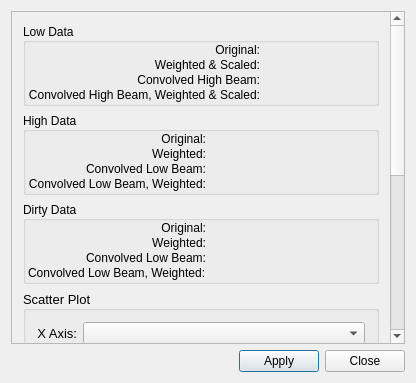
<?xml version="1.0" encoding="UTF-8"?>
<ui version="4.0">
 <class>PreferencesColorClass</class>
 <widget class="QDialog" name="PreferencesColorClass">
  <property name="geometry">
   <rect>
    <x>0</x>
    <y>0</y>
    <width>416</width>
    <height>383</height>
   </rect>
  </property>
  <property name="windowTitle">
   <string>PreferencesColor</string>
  </property>
  <layout class="QVBoxLayout" name="verticalLayout_2">
   <item>
    <widget class="QScrollArea" name="scrollArea">
     <property name="sizePolicy">
      <sizepolicy hsizetype="Preferred" vsizetype="Expanding">
       <horstretch>0</horstretch>
       <verstretch>0</verstretch>
      </sizepolicy>
     </property>
     <property name="horizontalScrollBarPolicy">
      <enum>Qt::ScrollBarAlwaysOff</enum>
     </property>
     <property name="widgetResizable">
      <bool>true</bool>
     </property>
     <widget class="QWidget" name="scrollAreaWidgetContents">
      <property name="geometry">
       <rect>
        <x>0</x>
        <y>0</y>
        <width>378</width>
        <height>747</height>
       </rect>
      </property>
      <layout class="QVBoxLayout" name="verticalLayout">
       <item>
        <widget class="QGroupBox" name="groupBox_6">
         <property name="title">
          <string>Low Data</string>
         </property>
         <property name="alignment">
          <set>Qt::AlignLeading|Qt::AlignLeft|Qt::AlignVCenter</set>
         </property>
         <layout class="QGridLayout" name="gridLayout">
          <property name="leftMargin">
           <number>2</number>
          </property>
          <property name="topMargin">
           <number>0</number>
          </property>
          <property name="rightMargin">
           <number>2</number>
          </property>
          <property name="bottomMargin">
           <number>1</number>
          </property>
          <property name="spacing">
           <number>1</number>
          </property>
          <item row="0" column="0">
           <widget class="QLabel" name="label_2">
            <property name="text">
             <string>Original:</string>
            </property>
            <property name="alignment">
             <set>Qt::AlignRight|Qt::AlignTrailing|Qt::AlignVCenter</set>
            </property>
           </widget>
          </item>
          <item row="0" column="1">
           <widget class="QWidget" name="lowOriginalPreferences" native="true"/>
          </item>
          <item row="1" column="0">
           <widget class="QLabel" name="label_5">
            <property name="text">
             <string>Weighted &amp; Scaled:</string>
            </property>
            <property name="alignment">
             <set>Qt::AlignRight|Qt::AlignTrailing|Qt::AlignVCenter</set>
            </property>
           </widget>
          </item>
          <item row="1" column="1">
           <widget class="QWidget" name="lowWeightedPreferences" native="true"/>
          </item>
          <item row="2" column="0">
           <widget class="QLabel" name="label_7">
            <property name="text">
             <string>Convolved High Beam:</string>
            </property>
            <property name="alignment">
             <set>Qt::AlignRight|Qt::AlignTrailing|Qt::AlignVCenter</set>
            </property>
           </widget>
          </item>
          <item row="2" column="1">
           <widget class="QWidget" name="lowConvolvedHighPreferences" native="true"/>
          </item>
          <item row="3" column="0">
           <widget class="QLabel" name="label_9">
            <property name="text">
             <string>Convolved High Beam, Weighted &amp; Scaled:</string>
            </property>
            <property name="alignment">
             <set>Qt::AlignRight|Qt::AlignTrailing|Qt::AlignVCenter</set>
            </property>
           </widget>
          </item>
          <item row="3" column="1">
           <widget class="QWidget" name="lowConvolvedHighWeightedPreferences" native="true"/>
          </item>
         </layout>
        </widget>
       </item>
       <item>
        <widget class="QGroupBox" name="groupBox_7">
         <property name="title">
          <string>High Data</string>
         </property>
         <property name="alignment">
          <set>Qt::AlignLeading|Qt::AlignLeft|Qt::AlignVCenter</set>
         </property>
         <layout class="QGridLayout" name="gridLayout_4">
          <property name="leftMargin">
           <number>2</number>
          </property>
          <property name="topMargin">
           <number>0</number>
          </property>
          <property name="rightMargin">
           <number>2</number>
          </property>
          <property name="bottomMargin">
           <number>1</number>
          </property>
          <property name="spacing">
           <number>1</number>
          </property>
          <item row="0" column="0">
           <widget class="QLabel" name="label_12">
            <property name="text">
             <string>Original:</string>
            </property>
            <property name="alignment">
             <set>Qt::AlignRight|Qt::AlignTrailing|Qt::AlignVCenter</set>
            </property>
           </widget>
          </item>
          <item row="0" column="1">
           <widget class="QWidget" name="highOriginalPreferences" native="true"/>
          </item>
          <item row="1" column="0">
           <widget class="QLabel" name="label_13">
            <property name="text">
             <string>Weighted:</string>
            </property>
            <property name="alignment">
             <set>Qt::AlignRight|Qt::AlignTrailing|Qt::AlignVCenter</set>
            </property>
           </widget>
          </item>
          <item row="1" column="1">
           <widget class="QWidget" name="highWeightedPreferences" native="true"/>
          </item>
          <item row="2" column="0">
           <widget class="QLabel" name="label_14">
            <property name="text">
             <string>Convolved Low Beam:</string>
            </property>
            <property name="alignment">
             <set>Qt::AlignRight|Qt::AlignTrailing|Qt::AlignVCenter</set>
            </property>
           </widget>
          </item>
          <item row="2" column="1">
           <widget class="QWidget" name="highConvolvedLowPreferences" native="true"/>
          </item>
          <item row="3" column="0">
           <widget class="QLabel" name="label_19">
            <property name="text">
             <string>Convolved Low Beam, Weighted:</string>
            </property>
            <property name="alignment">
             <set>Qt::AlignRight|Qt::AlignTrailing|Qt::AlignVCenter</set>
            </property>
           </widget>
          </item>
          <item row="3" column="1">
           <widget class="QWidget" name="highConvolvedLowWeightedPreferences" native="true"/>
          </item>
         </layout>
        </widget>
       </item>
       <item>
        <widget class="QGroupBox" name="dirtyGroupBox">
         <property name="title">
          <string>Dirty Data</string>
         </property>
         <property name="alignment">
          <set>Qt::AlignLeading|Qt::AlignLeft|Qt::AlignVCenter</set>
         </property>
         <layout class="QGridLayout" name="gridLayout_5">
          <property name="leftMargin">
           <number>2</number>
          </property>
          <property name="topMargin">
           <number>0</number>
          </property>
          <property name="rightMargin">
           <number>2</number>
          </property>
          <property name="bottomMargin">
           <number>1</number>
          </property>
          <property name="spacing">
           <number>1</number>
          </property>
          <item row="0" column="0">
           <widget class="QLabel" name="label_20">
            <property name="text">
             <string>Original:</string>
            </property>
            <property name="alignment">
             <set>Qt::AlignRight|Qt::AlignTrailing|Qt::AlignVCenter</set>
            </property>
           </widget>
          </item>
          <item row="0" column="1">
           <widget class="QWidget" name="dirtyOriginalPreferences" native="true"/>
          </item>
          <item row="1" column="0">
           <widget class="QLabel" name="label_21">
            <property name="text">
             <string>Weighted:</string>
            </property>
            <property name="alignment">
             <set>Qt::AlignRight|Qt::AlignTrailing|Qt::AlignVCenter</set>
            </property>
           </widget>
          </item>
          <item row="1" column="1">
           <widget class="QWidget" name="dirtyWeightedPreferences" native="true"/>
          </item>
          <item row="2" column="0">
           <widget class="QLabel" name="label_22">
            <property name="text">
             <string>Convolved Low Beam:</string>
            </property>
            <property name="alignment">
             <set>Qt::AlignRight|Qt::AlignTrailing|Qt::AlignVCenter</set>
            </property>
           </widget>
          </item>
          <item row="2" column="1">
           <widget class="QWidget" name="dirtyConvolvedLowPreferences" native="true"/>
          </item>
          <item row="3" column="0">
           <widget class="QLabel" name="label_24">
            <property name="text">
             <string>Convolved Low Beam, Weighted:</string>
            </property>
           </widget>
          </item>
          <item row="3" column="1">
           <widget class="QWidget" name="dirtyConvolvedLowWeightedPreferences" native="true"/>
          </item>
         </layout>
        </widget>
       </item>
       <item>
        <widget class="QGroupBox" name="groupBox">
         <property name="font">
          <font>
           <pointsize>10</pointsize>
           <weight>50</weight>
           <bold>false</bold>
          </font>
         </property>
         <property name="title">
          <string>Scatter Plot</string>
         </property>
         <property name="alignment">
          <set>Qt::AlignLeading|Qt::AlignLeft|Qt::AlignVCenter</set>
         </property>
         <layout class="QVBoxLayout" name="verticalLayout_5">
          <item>
           <layout class="QHBoxLayout" name="horizontalLayout">
            <item>
             <widget class="QLabel" name="label_3">
              <property name="text">
               <string>X Axis:</string>
              </property>
              <property name="alignment">
               <set>Qt::AlignRight|Qt::AlignTrailing|Qt::AlignVCenter</set>
              </property>
             </widget>
            </item>
            <item>
             <widget class="QComboBox" name="scatterXAxisCombo">
              <property name="sizePolicy">
               <sizepolicy hsizetype="Expanding" vsizetype="Fixed">
                <horstretch>0</horstretch>
                <verstretch>0</verstretch>
               </sizepolicy>
              </property>
              <property name="toolTip">
               <string>Select the curve whose amplitude will be the x-values in the plot.</string>
              </property>
             </widget>
            </item>
           </layout>
          </item>
          <item>
           <layout class="QVBoxLayout" name="verticalLayout_6">
            <item>
             <widget class="QLabel" name="label">
              <property name="text">
               <string>Y Axis:</string>
              </property>
             </widget>
            </item>
            <item>
             <widget class="QListWidget" name="scatterYAxisList">
              <property name="toolTip">
               <string>Select one or more curves whose amplitude will be the y-values in the plot.</string>
              </property>
             </widget>
            </item>
           </layout>
          </item>
          <item>
           <layout class="QHBoxLayout" name="horizontalLayout_5">
            <item>
             <spacer name="horizontalSpacer_7">
              <property name="orientation">
               <enum>Qt::Horizontal</enum>
              </property>
              <property name="sizeHint" stdset="0">
               <size>
                <width>40</width>
                <height>20</height>
               </size>
              </property>
             </spacer>
            </item>
            <item>
             <widget class="QLabel" name="label_16">
              <property name="text">
               <string>X=Y:</string>
              </property>
              <property name="alignment">
               <set>Qt::AlignLeading|Qt::AlignLeft|Qt::AlignVCenter</set>
              </property>
             </widget>
            </item>
            <item>
             <widget class="QWidget" name="scatterXYPreferences" native="true">
              <property name="minimumSize">
               <size>
                <width>91</width>
                <height>0</height>
               </size>
              </property>
             </widget>
            </item>
           </layout>
          </item>
         </layout>
        </widget>
       </item>
       <item>
        <widget class="QGroupBox" name="groupBox_4">
         <property name="title">
          <string>Weight</string>
         </property>
         <property name="alignment">
          <set>Qt::AlignLeading|Qt::AlignLeft|Qt::AlignVCenter</set>
         </property>
         <layout class="QGridLayout" name="gridLayout_6">
          <property name="leftMargin">
           <number>2</number>
          </property>
          <property name="topMargin">
           <number>0</number>
          </property>
          <property name="rightMargin">
           <number>2</number>
          </property>
          <property name="bottomMargin">
           <number>1</number>
          </property>
          <property name="spacing">
           <number>1</number>
          </property>
          <item row="0" column="1">
           <widget class="QLabel" name="label_17">
            <property name="text">
             <string>Low:</string>
            </property>
            <property name="alignment">
             <set>Qt::AlignRight|Qt::AlignTrailing|Qt::AlignVCenter</set>
            </property>
           </widget>
          </item>
          <item row="0" column="2">
           <widget class="QWidget" name="weightLowPreferences" native="true"/>
          </item>
          <item row="1" column="1">
           <widget class="QLabel" name="label_18">
            <property name="text">
             <string>High:</string>
            </property>
            <property name="alignment">
             <set>Qt::AlignRight|Qt::AlignTrailing|Qt::AlignVCenter</set>
            </property>
           </widget>
          </item>
          <item row="1" column="2">
           <widget class="QWidget" name="weightHighPreferences" native="true">
            <property name="minimumSize">
             <size>
              <width>0</width>
              <height>0</height>
             </size>
            </property>
           </widget>
          </item>
          <item row="0" column="0">
           <spacer name="horizontalSpacer">
            <property name="orientation">
             <enum>Qt::Horizontal</enum>
            </property>
            <property name="sizeHint" stdset="0">
             <size>
              <width>40</width>
              <height>20</height>
             </size>
            </property>
           </spacer>
          </item>
          <item row="1" column="0">
           <spacer name="horizontalSpacer_2">
            <property name="orientation">
             <enum>Qt::Horizontal</enum>
            </property>
            <property name="sizeHint" stdset="0">
             <size>
              <width>40</width>
              <height>20</height>
             </size>
            </property>
           </spacer>
          </item>
         </layout>
        </widget>
       </item>
       <item>
        <widget class="QGroupBox" name="groupBox_5">
         <property name="title">
          <string>Feathered Image</string>
         </property>
         <property name="alignment">
          <set>Qt::AlignLeading|Qt::AlignLeft|Qt::AlignVCenter</set>
         </property>
         <layout class="QGridLayout" name="gridLayout_7">
          <property name="leftMargin">
           <number>2</number>
          </property>
          <property name="topMargin">
           <number>0</number>
          </property>
          <property name="rightMargin">
           <number>2</number>
          </property>
          <property name="bottomMargin">
           <number>1</number>
          </property>
          <property name="spacing">
           <number>1</number>
          </property>
          <item row="0" column="0">
           <spacer name="horizontalSpacer_4">
            <property name="orientation">
             <enum>Qt::Horizontal</enum>
            </property>
            <property name="sizeHint" stdset="0">
             <size>
              <width>40</width>
              <height>20</height>
             </size>
            </property>
           </spacer>
          </item>
          <item row="0" column="1">
           <widget class="QLabel" name="label_15">
            <property name="sizePolicy">
             <sizepolicy hsizetype="Expanding" vsizetype="Preferred">
              <horstretch>0</horstretch>
              <verstretch>0</verstretch>
             </sizepolicy>
            </property>
            <property name="text">
             <string>Sum Low/High:</string>
            </property>
            <property name="alignment">
             <set>Qt::AlignRight|Qt::AlignTrailing|Qt::AlignVCenter</set>
            </property>
           </widget>
          </item>
          <item row="0" column="2">
           <widget class="QWidget" name="sliceSumPreferences" native="true"/>
          </item>
         </layout>
        </widget>
       </item>
       <item>
        <widget class="QGroupBox" name="groupBox_3">
         <property name="title">
          <string>Markers</string>
         </property>
         <property name="alignment">
          <set>Qt::AlignLeading|Qt::AlignLeft|Qt::AlignVCenter</set>
         </property>
         <layout class="QGridLayout" name="gridLayout_9">
          <property name="leftMargin">
           <number>2</number>
          </property>
          <property name="topMargin">
           <number>0</number>
          </property>
          <property name="rightMargin">
           <number>2</number>
          </property>
          <property name="bottomMargin">
           <number>1</number>
          </property>
          <property name="spacing">
           <number>1</number>
          </property>
          <item row="0" column="1">
           <widget class="QLabel" name="label_8">
            <property name="text">
             <string>Zoom Rectangle:</string>
            </property>
            <property name="alignment">
             <set>Qt::AlignRight|Qt::AlignTrailing|Qt::AlignVCenter</set>
            </property>
           </widget>
          </item>
          <item row="0" column="2">
           <widget class="QWidget" name="zoomPreferences" native="true">
            <property name="minimumSize">
             <size>
              <width>91</width>
              <height>0</height>
             </size>
            </property>
           </widget>
          </item>
          <item row="1" column="1">
           <widget class="QLabel" name="label_4">
            <property name="text">
             <string>&lt;font color='black'&gt;Dish Diameter Line:&lt;/font&gt;</string>
            </property>
            <property name="alignment">
             <set>Qt::AlignRight|Qt::AlignTrailing|Qt::AlignVCenter</set>
            </property>
           </widget>
          </item>
          <item row="1" column="2">
           <widget class="QWidget" name="dishDiameterPreferences" native="true">
            <property name="minimumSize">
             <size>
              <width>91</width>
              <height>0</height>
             </size>
            </property>
           </widget>
          </item>
          <item row="0" column="0">
           <spacer name="horizontalSpacer_5">
            <property name="orientation">
             <enum>Qt::Horizontal</enum>
            </property>
            <property name="sizeHint" stdset="0">
             <size>
              <width>40</width>
              <height>20</height>
             </size>
            </property>
           </spacer>
          </item>
          <item row="1" column="0">
           <spacer name="horizontalSpacer_6">
            <property name="orientation">
             <enum>Qt::Horizontal</enum>
            </property>
            <property name="sizeHint" stdset="0">
             <size>
              <width>40</width>
              <height>20</height>
             </size>
            </property>
           </spacer>
          </item>
         </layout>
        </widget>
       </item>
      </layout>
     </widget>
    </widget>
   </item>
   <item>
    <layout class="QHBoxLayout" name="horizontalLayout_2">
     <item>
      <spacer name="horizontalSpacer_3">
       <property name="orientation">
        <enum>Qt::Horizontal</enum>
       </property>
       <property name="sizeHint" stdset="0">
        <size>
         <width>40</width>
         <height>20</height>
        </size>
       </property>
      </spacer>
     </item>
     <item>
      <widget class="QPushButton" name="okButton">
       <property name="toolTip">
        <string>Apply the visibility and color preferences to the plot(s).</string>
       </property>
       <property name="text">
        <string>Apply</string>
       </property>
      </widget>
     </item>
     <item>
      <widget class="QPushButton" name="cancelButton">
       <property name="toolTip">
        <string>Close this dialog without making any changes.</string>
       </property>
       <property name="text">
        <string>Close</string>
       </property>
      </widget>
     </item>
    </layout>
   </item>
  </layout>
 </widget>
 <layoutdefault spacing="6" margin="11"/>
 <resources/>
 <connections/>
</ui>
